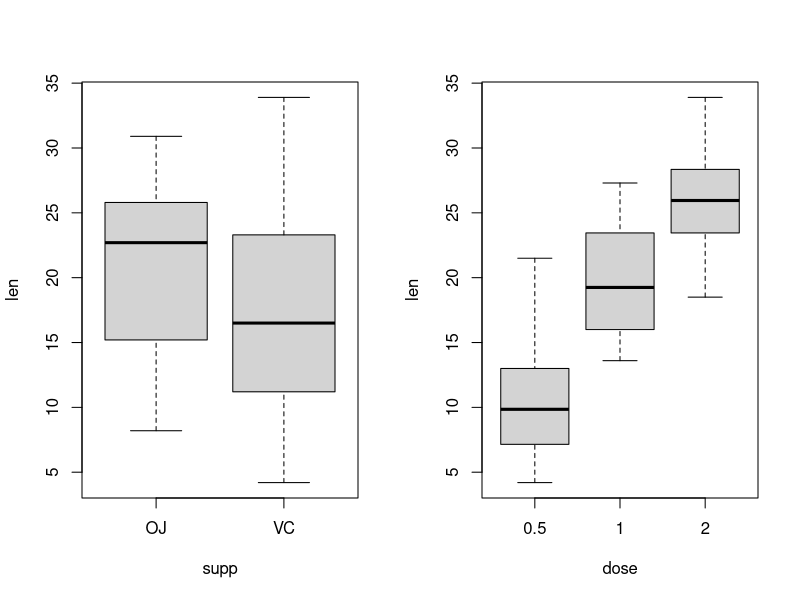

R code for this plot: (Note: this script raises an error after producing the figure.)
## ---- chunk 1

## Loading the data
data(ToothGrowth)

## basic boxplots to summarize the data visually
par(mfrow=c(1,2))
boxplot(len ~ supp, data = ToothGrowth)
boxplot(len ~ dose, data = ToothGrowth)
## ---- chunk 2
## Basic data summary 
summary(ToothGrowth)
## ---- chunk 3
## t confidence interval tests for supp with the assumption that variance is TRUE and FALSE
rbind(
t.test(len~supp, paired=FALSE, var.equal=TRUE, data=ToothGrowth)$conf,
t.test(len~supp, paired=FALSE, var.equal=FALSE, data=ToothGrowth)$conf
)

## p value Hypothesis  for the same data
rbind(
t.test(len~supp, paired=FALSE, var.equal=TRUE, data=ToothGrowth)$p.value,
t.test(len~supp, paired=FALSE, var.equal=FALSE, data=ToothGrowth)$p.value
)

## ---- chunk 4
## t confidence interval tests for dose with the assumption that variance is TRUE and FALSE
len12 <- subset(ToothGrowth, dose %in% c(1,2))
len51 <- subset(ToothGrowth, dose %in% c(.5,1))
len52 <- subset(ToothGrowth, dose %in% c(.5,2))

rbind(
t.test(len~dose, paired=FALSE, var.equal=TRUE, data=len12)$conf,
t.test(len~dose, paired=FALSE, var.equal=FALSE, data=len12)$conf,
t.test(len~dose, paired=FALSE, var.equal=TRUE, data=len51)$conf,
t.test(len~dose, paired=FALSE, var.equal=FALSE, data=len51)$conf,
t.test(len~dose, paired=FALSE, var.equal=TRUE, data=len52)$conf,
t.test(len~dose, paired=FALSE, var.equal=FALSE, data=len52)$conf
)

##p value Hypothesis  for the same data


rbind(
t.test(len~dose, paired=FALSE, var.equal=TRUE, data=len12)$p.value,
t.test(len~dose, paired=FALSE, var.equal=FALSE, data=len12)$p.value,
t.test(len~dose, paired=FALSE, var.equal=TRUE, data=len51)$p.value,
t.test(len~dose, paired=FALSE, var.equal=FALSE, data=len51)$p.value,
t.test(len~dose, paired=FALSE, var.equal=TRUE, data=len52)$p.value,
t.test(len~dose, paired=FALSE, var.equal=FALSE, data=len52)$p.value
)


